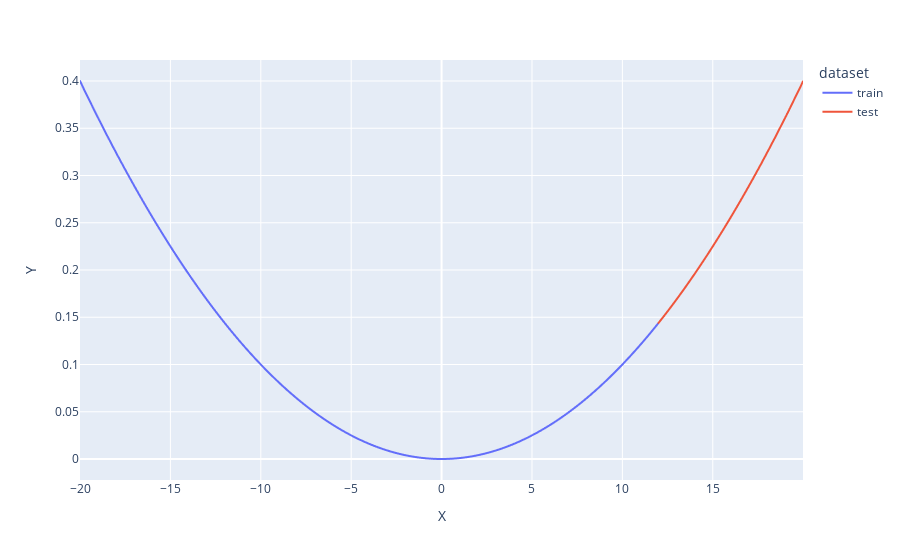

Source (notebook cell):
### Code cell
import pandas as pd
df = pd.DataFrame(dict(X=X, Y=Y))
df['dataset'] = 'train'

df.loc[lambda df_: df_.index >= index_of_split, 'dataset'] = 'test'

px.line(df, x='X', y='Y', color='dataset')

### Figure 1 — Plotly figure (JSON) as saved in the notebook; plotly's stock layout.template omitted (floating-point values rounded to 4 significant figures; data arrays with more than 128 entries replaced by an {"elided": "..."} marker saying what was removed)
{"data": [{"hovertemplate": "dataset=train<br>X=%{x}<br>Y=%{y}<extra></extra>", "legendgroup": "train", "line": {"color": "#636efa", "dash": "solid"}, "mode": "lines", "name": "train", "showlegend": true, "type": "scattergl", "x": {"elided": "3200 float values"}, "xaxis": "x", "y": {"elided": "3200 float values"}, "yaxis": "y"}, {"hovertemplate": "dataset=test<br>X=%{x}<br>Y=%{y}<extra></extra>", "legendgroup": "test", "line": {"color": "#EF553B", "dash": "solid"}, "mode": "lines", "name": "test", "showlegend": true, "type": "scattergl", "x": {"elided": "800 float values"}, "xaxis": "x", "y": {"elided": "800 float values"}, "yaxis": "y"}], "layout": {"legend": {"title": {"text": "dataset"}, "tracegroupgap": 0}, "margin": {"t": 60}, "xaxis": {"anchor": "y", "domain": [0, 1], "title": {"text": "X"}}, "yaxis": {"anchor": "x", "domain": [0, 1], "title": {"text": "Y"}}}}
